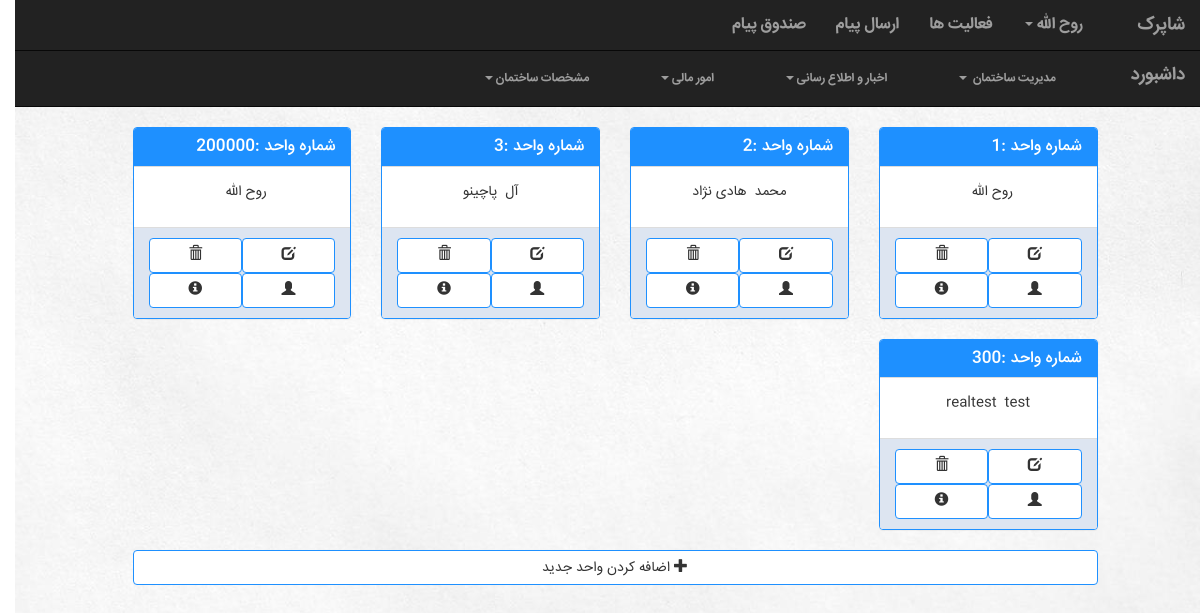
Screenshot of /building/1/cunit/ (signed in) with the database file from the repository.
### building/models.py (models this page shows, shortened)
class Building(models.Model):
    manager = models.ForeignKey(Account, on_delete=models.CASCADE)
    name = models.CharField(max_length=100)
    Address = models.CharField(max_length=300)
    info = models.TextField()

class Unit(models.Model):
    size = models.IntegerField()
    info = models.TextField()
    number = models.IntegerField()
    account = models.ForeignKey(Account, on_delete=models.CASCADE, null=True, blank=True)
    building = models.ForeignKey(Building, on_delete=models.CASCADE)

### manageUser/models.py (models this page shows, shortened)
class Account(models.Model):
    user = models.OneToOneField(User, on_delete=models.CASCADE)
    type = models.IntegerField(default=UserType.MANAGER)
    activation_key = models.CharField(max_length=40, blank=True, null=True)
    def __str__(self):
        return self.user.first_name

### building/views.py (the view, shortened to what this page needs)
# urls.py: url(r'^(?P<building_id>[0-9]+)/cunit/$', views.Cunit.as_view(), name="cunit"),
class Cunit(View):
    form_class = myForm.CreateUnitForm
    template_name = 'building/cunit.html'
    def get(self, request, building_id):
        getbuilding = Building.objects.get(pk=building_id)
        context = {'building': getbuilding,
                   'accountType': Account.objects.get(user=request.user).type,
                   'all_units': Unit.objects.filter(building=getbuilding),
                   'createUnitForm': myForm.CreateUnitForm,
                   }
        return render(request, self.template_name, context)

### building/templates/building/cunit.html (shortened to what this page needs)
{% extends 'building/UserNavBar.html' %}
{% block navbar %}{% if accountType == 1 %} {% include 'building/managerNavBar.html' %} {% else %} {% include 'building/neighborNavBar.html' %}  {% endif %}{% endblock %}
{% block body %}
 <div class='row'>
    <div class="col-sm-10 col-lg-offset-1">
        {% for unit in all_units %}
            <div class='col-sm-3'>
                <div class="panel panel-default">
                    <div class="panel-heading">
                        <h4 class='panel-title'>شماره واحد :{{ unit.number }}</h4>
                    </div>
                    <div class="panel-body">
                            {% if unit.account %}
                            <p>{{ unit.account.user.first_name }}  &nbsp;{{ unit.account.user.last_name }}</p>
                            {% else %}
                            <p>خالی</p>
                            {% endif %}
                    </div>
                    <div class='panel-footer container-fluid'>
                        <a class='col-md-6 btn btn-default dalert' href='{% url 'building:dunit' building_id=building.id pk=unit.id %}' data-toggle="tooltip" title="حذف واحد"><span class="glyphicon glyphicon-trash" aria-hidden="true"></span></a>
                        <a class='col-md-6 btn btn-default' href='{% url 'building:uunit' building_id=building.id pk=unit.id %}' data-toggle="tooltip" title="تغییر مشخصات واحد"><span class="glyphicon glyphicon-edit" aria-hidden="true"></span></a>
                        <a class='col-md-6 btn btn-default' href='{% url 'building:runit' building_id=building.id pk=unit.id %}' data-toggle="tooltip" title="مشخصات واحد"><span class="glyphicon glyphicon-info-sign" aria-hidden="true"></span></a>
                        <a class='col-md-6 btn btn-default' href='{% url 'building:uunit' building_id=building.id pk=unit.id %}' data-toggle="tooltip" title="تغییر ساکن"><span class="glyphicon glyphicon-user" aria-hidden="true"></span></a>
                    </div>
                </div>
            </div>
        {% endfor %}
        <div class="col-md-12">
                <button class="col-md-12 btn btn-default" data-toggle="modal" data-target="#myModal">  <span class="glyphicon glyphicon-plus" aria-hidden="true"></span> اضافه کردن واحد جدید </button>
        </div>
    </div>
 </div>
{% endblock %}

### building/templates/building/UserNavBar.html (shortened to what this page needs)
<!DOCTYPE html>
<html lang="fa">
<head>
    <link rel="stylesheet" href="https://maxcdn.bootstrapcdn.com/bootstrap/3.3.7/css/bootstrap.min.css">
</head>
{% load staticfiles %}
<link rel="stylesheet" href="{% static 'building/BuildingNavBarStyle.css' %}">
<link rel="stylesheet" href="{% static 'building/BuildingListStyle.css' %}">
<link rel="stylesheet" href="{% static 'building/ModalStyle.css' %}">
<link rel="stylesheet" href="{% static 'building/TableStyle.css' %}">
<link rel="stylesheet" href="{% static 'building/dashboardStyle.css' %}">
<link rel="stylesheet" href="{% static 'building/pollFormStyle.css' %}">
<link rel="stylesheet" href="{% static 'building/chart.css' %}">
    {% load i18n admin_modify %}
<body>
<nav class="navbar navbar-inverse navbar-fixed-top" style="position: fixed">
      <div class="container-fluid" >
            <div class="navbar-header pull-right">
              <a class="navbar-brand active" href="{% url 'building:building' %}">{% if building %} {{ building.name}} {% else %} لیست ساختمان ها {% endif %} </a>
            </div>
            <div class="collapse navbar-collapse" id="topNavBar">
                  <ul class="nav navbar-nav pull-right">
                      <li><a href="{% url 'building:inbox' %}">صندوق پیام</a></li>
                      <li><a href="{% url 'building:sendmessage' %}">ارسال پیام</a></li>
                      <li><a href="{% url 'building:activities' %}">فعالیت ها <span class="sr-only">(current)</span></a></li>
                      <li class="dropdown">
                          <a href="#" class="dropdown-toggle" data-toggle="dropdown" role="button" aria-haspopup="true" aria-expanded="false">{{ request.user.first_name }} <span class="caret"></span></a>
                      </li>
                  </ul>
            </div>
      </div>
</nav>
<div style="height: 30px">
</div>
{% block navbar %}
{% endblock %}
{% block body %}
{% endblock %}
</body>
</html>

### building/static/building/BuildingNavBarStyle.css (style rules this page uses)
nav { font-family: IRANSans; font-weight: bolder; font-size: medium; }
ul { list-style: none; }
body { direction: rtl; text-align: center; background-image: url("../images/Background.jpg"); background-size: cover; }

### building/static/building/BuildingListStyle.css (style rules this page uses)
.panel-default { border-color: dodgerblue; }
body > div.row > div { direction: rtl; }
body > div.row > div > div { float: right; }
.panel-default>.panel-heading { background-color: dodgerblue; border-color: #ddd; }
.panel-default>.panel-footer { background-color: #dde5f1; }
a { color: white; }
.btn-default { border-color: dodgerblue; }
body { font-family: IRANSans; }

### building/static/building/dashboardStyle.css (style rules this page uses)
.panel-title { color: white; text-align: right; }

### building/static/building/pollFormStyle.css (style rules this page uses)
body { margin-top: 20px; }

### rows the page displays
Building: name "شاپرک"
Unit: account.user.first_name "روح الله"
Unit: account.user.first_name "محمد", account.user.last_name "هادی نژاد"
Unit: account.user.first_name "آل", account.user.last_name "پاچینو"
Unit: number "200000", account.user.first_name "روح الله"
Unit: number "300", account.user.first_name "realtest", account.user.last_name "test"

### other values shown
{{ request.user.first_name }} "روح الله"
